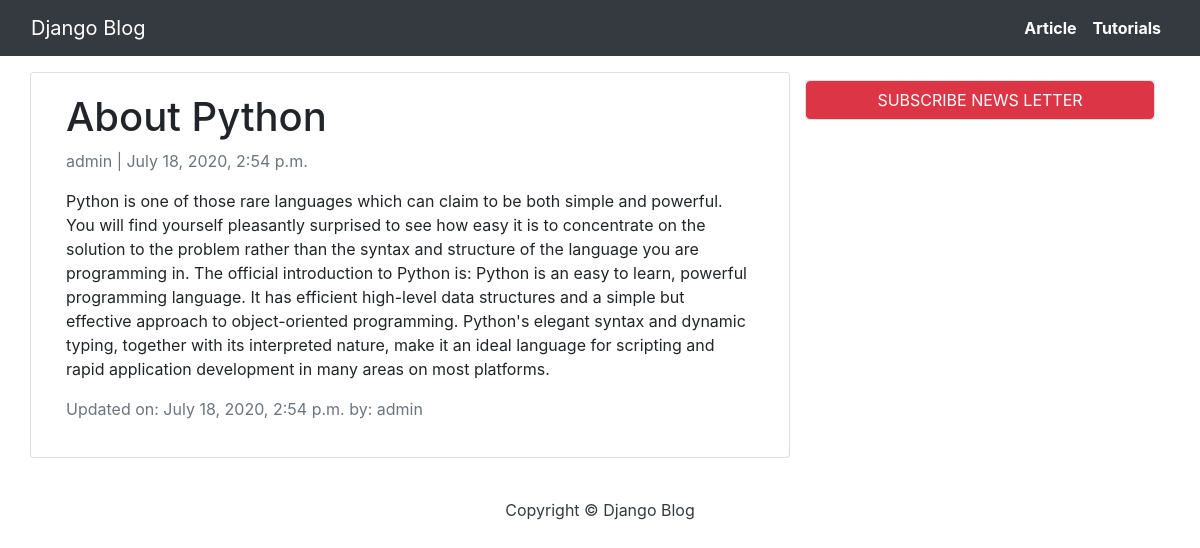
Page /about-python/ on the committed database.
### blog/models.py (models this page shows, shortened)
class Post(models.Model):
    title = models.CharField(max_length=200, unique=True)
    slug = models.SlugField(max_length=200, unique=True)
    author = models.ForeignKey(User, on_delete= models.CASCADE,related_name='blog_posts')
    updated_on = models.DateTimeField(auto_now= True)
    content = models.TextField()
    created_on = models.DateTimeField(auto_now_add=True)
    status = models.IntegerField(choices=STATUS, default=0)
    class Meta:
        ordering = ['-created_on']

### blog/views.py (the view)
# urls.py: path('<slug:slug>/', views.PostDetail.as_view(), name='post_detail'),
class PostDetail(generic.DetailView):
    model = Post
    template_name = 'post_detail.html'

### templates/post_detail.html
{% extends 'base.html' %}
{% block content %}
<div class="container">
  <div class="row">
    <div class="col-md-8 card mb-4  mt-3 left  top">
      <div class="card-body">
        <h1>{% block title %} {{ object.title }} {% endblock title %}</h1>
        <p class=" text-muted">{{ post.author }} | {{ post.created_on }}</p>
        <p class="card-text ">{{ object.content | safe }}</p>
        <p class=" text-muted">Updated on: {{post.updated_on}} by: <span>{{post.author}}</span></p>
      </div>
    </div>
    {% block sidebar %} {% include 'sidebar.html' %} {% endblock sidebar %}
  </div>
</div>
{% endblock content %}

### rows in the picture
Post: title "About Python", author "admin", created_on "July 18, 2020, 2:54 p.m.", content "Python is one of those rare languages which can claim to be both simple and powerful. You will find yourself pleasantly surprised to see how easy it is to concentrate on the solution to the problem rather than the syntax and structure of the language you are programming in. The official introduction to Python is: Python is an easy to learn, powerful programming language. It has efficient high-level data structures and a simple but effective approach to object-oriented programming. Python's elegant syntax and dynamic typing, together with its interpreted nature, make it an ideal language for scripting and rapid application development in many areas on most platforms.", updated_on "July 18, 2020, 2:54 p.m."
